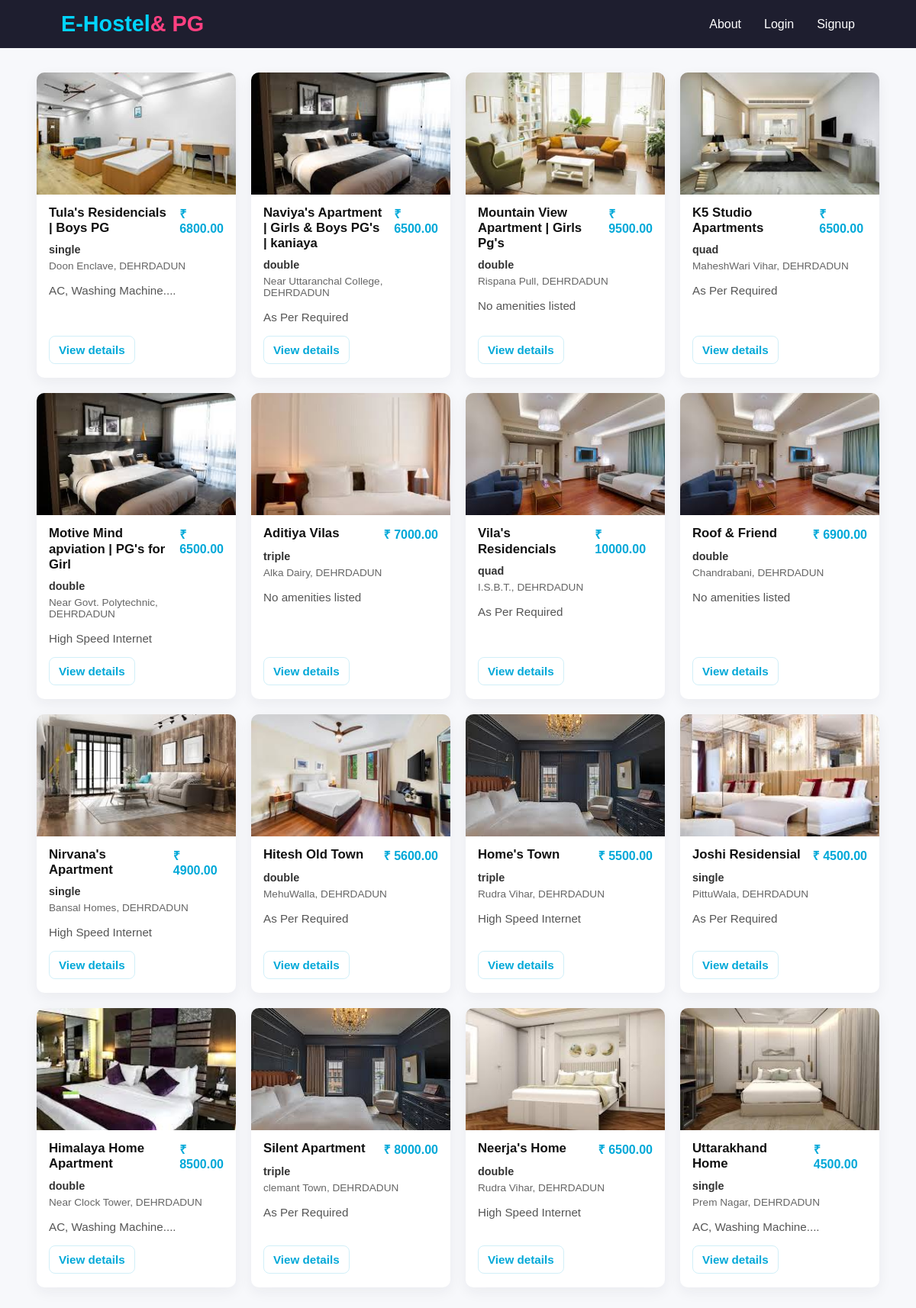
Page /pgs/ on the committed database.
### pgs/models.py (models this page shows, shortened)
class PGImage(models.Model):
    pg = models.ForeignKey(PgListing, on_delete=models.CASCADE, related_name="images")
    pg_image = models.ImageField(upload_to='pg_images/')
    uploaded_at = models.DateTimeField(auto_now_add=True)

class PgListing(models.Model):
    owner = models.ForeignKey(Users, on_delete=models.CASCADE)
    title = models.CharField(max_length=100)
    slug = models.SlugField(max_length=200,unique=True)
    description = models.TextField()
    address = models.CharField(max_length=255)
    city = models.CharField(max_length=100)
    state = models.CharField(max_length=100)
    pin_code = models.CharField(max_length=10)
    price_per_month = models.DecimalField(max_digits=10, decimal_places=2)
    available_from = models.DateField(auto_now_add=False)
    is_available = models.BooleanField(default=True)
    type_of_pg = models.CharField(max_length=20,blank=True,null=True, choices=[
        ('boys','Boys'),
        ('girls','Girls'),
        ('coed','Coed'),
        ('family','Family')
    ])
    amenities = models.TextField(help_text="Comma-separated list of amenities", blank=True, null=True)
    sharing_type = models.CharField(max_length=20, choices=[
        ('single','Single'),
        ('double','Double'),
        ('triple','Triple'),
        ('quad','Quad'),
    ])
    created_at = models.DateTimeField(auto_now_add=True)
    updated_at = models.DateTimeField(auto_now=True)

### pgs/views.py (the view)
# urls.py: path('pgs/', include('pgs.urls')),
def pgs(request):
    pgs = PgListing.objects.filter(owner__is_owner=True)
    context = {
        'pgs': pgs
    }
    return render(request, 'pgs/pgs.html', context)

### users/context_processors.py (called while the page is built)
def booking_counts(request):
    pending = 0
    confirmed = 0
    user = getattr(request, 'user', None)
    if user and user.is_authenticated:
        pending = Booking.objects.filter(tenant=user, status='pending').count()
        confirmed = Booking.objects.filter(tenant=user, status='confirmed').count()
    return {
        'pending_bookings_count': pending,
        'confirmed_bookings_count': confirmed,
    }

### templates/pgs/pgs.html (shortened to what this page needs)
{% extends "base.html" %}
{% load static %}
{% block newlink %}
<link rel="stylesheet" href="{% static 'css/pgs.css' %}">
{% endblock %}
{% block content %}
<section class="pgs-page">
  <div class="container">
    {% if pgs %}
      <div class="grid">
        {% for pg in pgs %}
          <article class="card" aria-labelledby="title-{{ forloop.counter }}">
            <a class="cover-link" href="{% url 'pg_detail' pg.slug %}">
              <div class="cover">
                {% if pg.images.all %}
                  {% for pgimg in pg.images.all %}
                    {% if forloop.first %}
                      <img src="{{ pgimg.pg_image.url }}" alt="{{ pg.title }}">
                    {% endif %}
                  {% endfor %}
                {% else %}
                  <img src="{% static 'images/pg-placeholder.png' %}" alt="No image">
                {% endif %}
              </div>
            </a>
            <div class="card-body">
              <div class="card-top">
                <h3 id="title-{{ forloop.counter }}">{{ pg.title }}</h3>
                <div class="price">₹ {{ pg.price_per_month }}</div>
              </div>
              <div class="meta">
                <span class="sharing">{{ pg.sharing_type }}</span>
                <span class="pin">{{ pg.address }}, {{ pg.city }}</span>
              </div>
              <p class="amenities">{{ pg.amenities|default:"No amenities listed" }}</p>
              <div class="card-actions">
                <a class="button outline" href="{% url 'pg_detail' pg.slug %}">View details</a>
              </div>
            </div>
          </article>
        {% endfor %}
      </div>
    {% else %}
      <div class="empty">
        <p>No PGs found.</p>
      </div>
    {% endif %}
  </div>
</section>
{% endblock %}

### PgFinder/static/css/nav.css (style rules this page uses)
* { margin: 0; padding: 0; box-sizing: border-box; }

### PgFinder/static/css/pgs.css (style rules this page uses)
.pgs-page { font-family: 'Poppins', sans-serif; color: #1e1e2f; background: #f7f8fb; padding: 32px 0; }
.container { width: min(1180px, 92%); margin: 0 auto; }
.grid { display: grid; grid-template-columns: repeat(auto-fill, minmax(260px, 1fr)); gap: 20px; }
.card { background: #ffffff; border-radius: 10px; overflow: hidden; box-shadow: 0 6px 18px rgba(30,30,47,0.06); display: flex; flex-direction: column; transition: transform .15s ease, box-shadow .15s ease; }
.cover { width: 100%; height: 160px; background: #eee; display: flex; align-items: center; justify-content: center; overflow: hidden; }
.cover img { width: 100%; height: 100%; object-fit: cover; display: block; }
.card-body { padding: 14px 16px 18px; display: flex; flex-direction: column; gap: 10px; flex: 1; }
.card-top { display: flex; justify-content: space-between; align-items: flex-start; gap: 12px; }
.card h3 { font-size: 1.05rem; margin: 0; color: #111; line-height: 1.2; }
.price { color: #00a8d8; font-weight: 700; font-size: 1rem; }
.meta { display: flex; flex-direction: column; gap: 6px; font-size: 0.9rem; color: #555; }
.meta .sharing { font-weight: 600; color: #333; }
.meta .pin { font-size: 0.85rem; color: #666; }
.amenities { margin: 6px 0 0; color: #555; font-size: 0.95rem; flex-grow: 1; }
.card-actions { display: flex; gap: 10px; margin-top: 6px; }
.button { display: inline-flex; align-items: center; justify-content: center; padding: 9px 12px; border-radius: 8px; text-decoration: none; cursor: pointer; font-weight: 600; font-size: 0.95rem; }
.button.outline, .button.outline:visited { background: transparent; color: #00a8d8; border: 1.5px solid rgba(0,168,216,0.18); }

### rows in the picture
PgListing: title "Tula's Residencials | Boys PG", price_per_month "6800.00", sharing_type "single", address "Doon Enclave", city "DEHRDADUN", amenities "AC, Washing Machine...."
PGImage: pg_image (picture)
PgListing: title "Naviya's Apartment | Girls & Boys PG's | kaniaya", price_per_month "6500.00", sharing_type "double", address "Near Uttaranchal College", city "DEHRDADUN", amenities "As Per Required"
PGImage: pg_image (picture)
PgListing: title "Mountain View Apartment | Girls Pg's", price_per_month "9500.00", sharing_type "double", address "Rispana Pull", city "DEHRDADUN", amenities "No amenities listed"
PGImage: pg_image (picture)
PgListing: title "K5 Studio Apartments", price_per_month "6500.00", sharing_type "quad", address "MaheshWari Vihar", city "DEHRDADUN", amenities "As Per Required"
PGImage: pg_image (picture)
PgListing: title "Motive Mind apviation | PG's for Girl", price_per_month "6500.00", sharing_type "double", address "Near Govt. Polytechnic", city "DEHRDADUN", amenities "High Speed Internet"
PGImage: pg_image (picture)
PgListing: title "Aditiya Vilas", price_per_month "7000.00", sharing_type "triple", address "Alka Dairy", city "DEHRDADUN", amenities "No amenities listed"
PGImage: pg_image (picture)
PgListing: title "Vila's Residencials", price_per_month "10000.00", sharing_type "quad", address "I.S.B.T.", city "DEHRDADUN", amenities "As Per Required"
PGImage: pg_image (picture)
PgListing: title "Roof & Friend", price_per_month "6900.00", sharing_type "double", address "Chandrabani", city "DEHRDADUN", amenities "No amenities listed"
PGImage: pg_image (picture)
PgListing: title "Nirvana's Apartment", price_per_month "4900.00", sharing_type "single", address "Bansal Homes", city "DEHRDADUN", amenities "High Speed Internet"
PGImage: pg_image (picture)
PgListing: title "Hitesh Old Town", price_per_month "5600.00", sharing_type "double", address "MehuWalla", city "DEHRDADUN", amenities "As Per Required"
PGImage: pg_image (picture)
PgListing: title "Home's Town", price_per_month "5500.00", sharing_type "triple", address "Rudra Vihar", city "DEHRDADUN", amenities "High Speed Internet"
PGImage: pg_image (picture)
PgListing: title "Joshi Residensial", price_per_month "4500.00", sharing_type "single", address "PittuWala", city "DEHRDADUN", amenities "As Per Required"
PGImage: pg_image (picture)
PgListing: title "Himalaya Home Apartment", price_per_month "8500.00", sharing_type "double", address "Near Clock Tower", city "DEHRDADUN", amenities "AC, Washing Machine...."
PGImage: pg_image (picture)
PgListing: title "Silent Apartment", price_per_month "8000.00", sharing_type "triple", address "clemant Town", city "DEHRDADUN", amenities "As Per Required"
PGImage: pg_image (picture)
PgListing: title "Neerja's Home", price_per_month "6500.00", sharing_type "double", address "Rudra Vihar", city "DEHRDADUN", amenities "High Speed Internet"
PGImage: pg_image (picture)
PgListing: title "Uttarakhand Home", price_per_month "4500.00", sharing_type "single", address "Prem Nagar", city "DEHRDADUN", amenities "AC, Washing Machine...."
PGImage: pg_image (picture)
